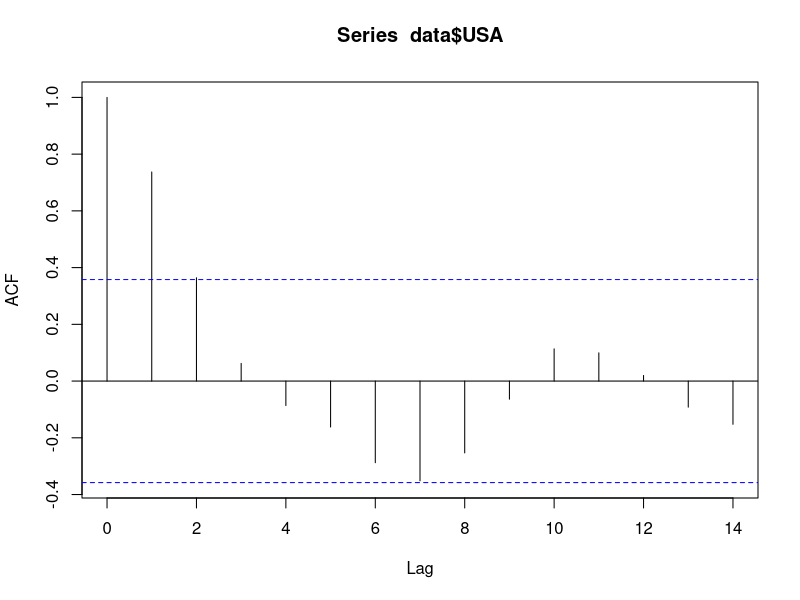
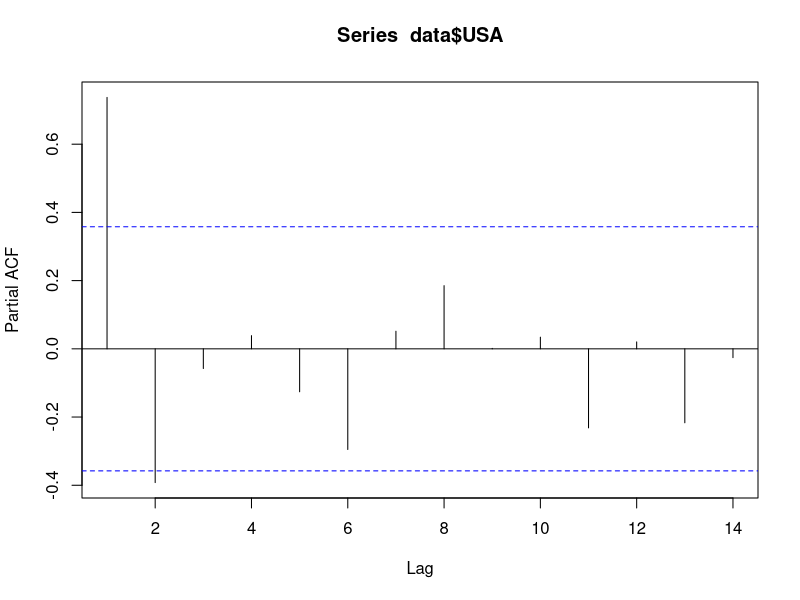

Write the R code that produced these figures, in order.

# load package nlme for autocorrelation functions
library(stats)

# change your data directory path here
setwd("C:/Teaching/Undergrad/ECO374 19 winter/R")

# load data
data <- read.csv(file="Figure3_10_HoursWorkedUSA.csv", header=TRUE, sep=",")

#-------------------------------------------------------------------
# calculate autocorrelation function
ACF <- acf(data$USA, lag.max = NULL, plot = FALSE, demean = TRUE)

# plot acf
plot(ACF)

# write out acf table
ACF

#-------------------------------------------------------------------
# calculate partial autocorrelation function
PACF <- pacf(data$USA, lag.max = NULL, plot = FALSE, demean = TRUE)

# plot pacf
plot(PACF)

# write out acf table
PACF

#-------------------------------------------------------------------
# Q-statistic
for (k in 1:12) {
  Q = Box.test(data$USA, lag = k, type = "Ljung-Box", fitdf = 0)
  print(paste("lag = ",k))
  print(Q)
}
 
